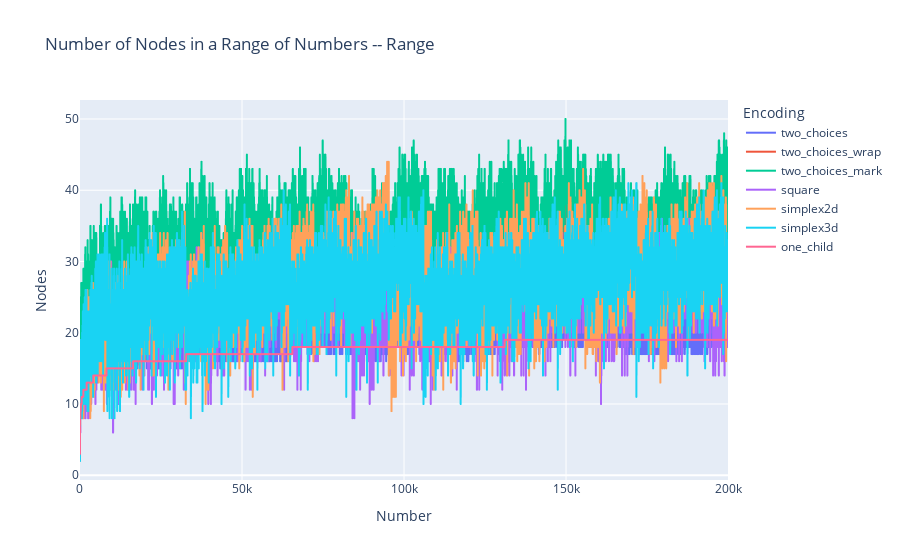

Source (notebook cell):
### Markdown cell above
# Number-Based Evaluation

Some encodings are sensitive to certain numbers, because they are easier to represent in that space. 
Evaluate a contiguous number in a range.

### Code cell
def plot_range(title, center, interval_size, n_samples):
    strings = [(i,util.number_to_bit_string(i)) for i in range(center-interval_size//2,
                                                               center+interval_size//2, 
                                                               interval_size//n_samples)]
    dataset_scatter = []
    for encoding_name, btt, _ in ENCODINGS:
        dataset_scatter += [[encoding_name, i+1, btt(s).n_descendants] for i,s in strings]

    dfs = pd.DataFrame(dataset_scatter, columns=['Encoding', 'Number', 'Nodes']) 
    dfs

    fig = px.line(dfs, x="Number", y="Nodes", color="Encoding", 
                title=f"Number of Nodes in a Range of Numbers -- {title}")
    fig.show()


plot_range("Range", 100002, 200000, 10000)

### Figure 1 — Plotly figure (JSON) as saved in the notebook; plotly's stock layout.template omitted (floating-point values rounded to 4 significant figures; data arrays with more than 128 entries replaced by an {"elided": "..."} marker saying what was removed)
{"data": [{"hovertemplate": "Encoding=two_choices<br>Number=%{x}<br>Nodes=%{y}<extra></extra>", "legendgroup": "two_choices", "line": {"color": "#636efa", "dash": "solid"}, "marker": {"symbol": "circle"}, "mode": "lines", "name": "two_choices", "showlegend": true, "type": "scattergl", "x": {"elided": "10000 int values"}, "xaxis": "x", "y": {"elided": "10000 int values"}, "yaxis": "y"}, {"hovertemplate": "Encoding=two_choices_wrap<br>Number=%{x}<br>Nodes=%{y}<extra></extra>", "legendgroup": "two_choices_wrap", "line": {"color": "#EF553B", "dash": "solid"}, "marker": {"symbol": "circle"}, "mode": "lines", "name": "two_choices_wrap", "showlegend": true, "type": "scattergl", "x": {"elided": "10000 int values"}, "xaxis": "x", "y": {"elided": "10000 int values"}, "yaxis": "y"}, {"hovertemplate": "Encoding=two_choices_mark<br>Number=%{x}<br>Nodes=%{y}<extra></extra>", "legendgroup": "two_choices_mark", "line": {"color": "#00cc96", "dash": "solid"}, "marker": {"symbol": "circle"}, "mode": "lines", "name": "two_choices_mark", "showlegend": true, "type": "scattergl", "x": {"elided": "10000 int values"}, "xaxis": "x", "y": {"elided": "10000 int values"}, "yaxis": "y"}, {"hovertemplate": "Encoding=square<br>Number=%{x}<br>Nodes=%{y}<extra></extra>", "legendgroup": "square", "line": {"color": "#ab63fa", "dash": "solid"}, "marker": {"symbol": "circle"}, "mode": "lines", "name": "square", "showlegend": true, "type": "scattergl", "x": {"elided": "10000 int values"}, "xaxis": "x", "y": {"elided": "10000 int values"}, "yaxis": "y"}, {"hovertemplate": "Encoding=simplex2d<br>Number=%{x}<br>Nodes=%{y}<extra></extra>", "legendgroup": "simplex2d", "line": {"color": "#FFA15A", "dash": "solid"}, "marker": {"symbol": "circle"}, "mode": "lines", "name": "simplex2d", "showlegend": true, "type": "scattergl", "x": {"elided": "10000 int values"}, "xaxis": "x", "y": {"elided": "10000 int values"}, "yaxis": "y"}, {"hovertemplate": "Encoding=simplex3d<br>Number=%{x}<br>Nodes=%{y}<extra></extra>", "legendgroup": "simplex3d", "line": {"color": "#19d3f3", "dash": "solid"}, "marker": {"symbol": "circle"}, "mode": "lines", "name": "simplex3d", "showlegend": true, "type": "scattergl", "x": {"elided": "10000 int values"}, "xaxis": "x", "y": {"elided": "10000 int values"}, "yaxis": "y"}, {"hovertemplate": "Encoding=one_child<br>Number=%{x}<br>Nodes=%{y}<extra></extra>", "legendgroup": "one_child", "line": {"color": "#FF6692", "dash": "solid"}, "marker": {"symbol": "circle"}, "mode": "lines", "name": "one_child", "showlegend": true, "type": "scattergl", "x": {"elided": "10000 int values"}, "xaxis": "x", "y": {"elided": "10000 int values"}, "yaxis": "y"}], "layout": {"legend": {"title": {"text": "Encoding"}, "tracegroupgap": 0}, "title": {"text": "Number of Nodes in a Range of Numbers -- Range"}, "xaxis": {"anchor": "y", "domain": [0, 1], "title": {"text": "Number"}}, "yaxis": {"anchor": "x", "domain": [0, 1], "title": {"text": "Nodes"}}}}
